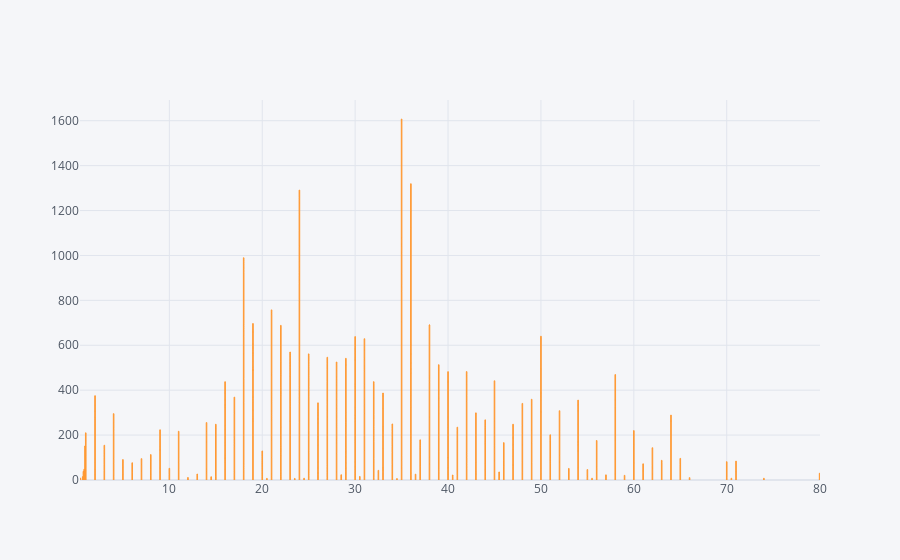

The notebook cell this image was saved under:
### Markdown cell above
### Show bar plot for Age vs Fare

### Code cell
titanic.iplot(x='age',y='fare',kind = 'bar')

### Figure 1 — Plotly figure (JSON) as saved in the notebook; plotly's stock layout.template omitted (floating-point values rounded to 4 significant figures; data arrays with more than 128 entries replaced by an {"elided": "..."} marker saying what was removed)
{"data": [{"marker": {"color": "rgba(255, 153, 51, 0.6)", "line": {"color": "rgba(255, 153, 51, 1.0)", "width": 1}}, "name": "fare", "orientation": "v", "text": "", "type": "bar", "x": {"elided": "891 float values"}, "y": {"elided": "891 float values"}}], "layout": {"legend": {"bgcolor": "#F5F6F9", "font": {"color": "#4D5663"}}, "paper_bgcolor": "#F5F6F9", "plot_bgcolor": "#F5F6F9", "title": {"font": {"color": "#4D5663"}}, "xaxis": {"gridcolor": "#E1E5ED", "showgrid": true, "tickfont": {"color": "#4D5663"}, "title": {"font": {"color": "#4D5663"}, "text": ""}, "zerolinecolor": "#E1E5ED"}, "yaxis": {"gridcolor": "#E1E5ED", "showgrid": true, "tickfont": {"color": "#4D5663"}, "title": {"font": {"color": "#4D5663"}, "text": ""}, "zerolinecolor": "#E1E5ED"}}}
